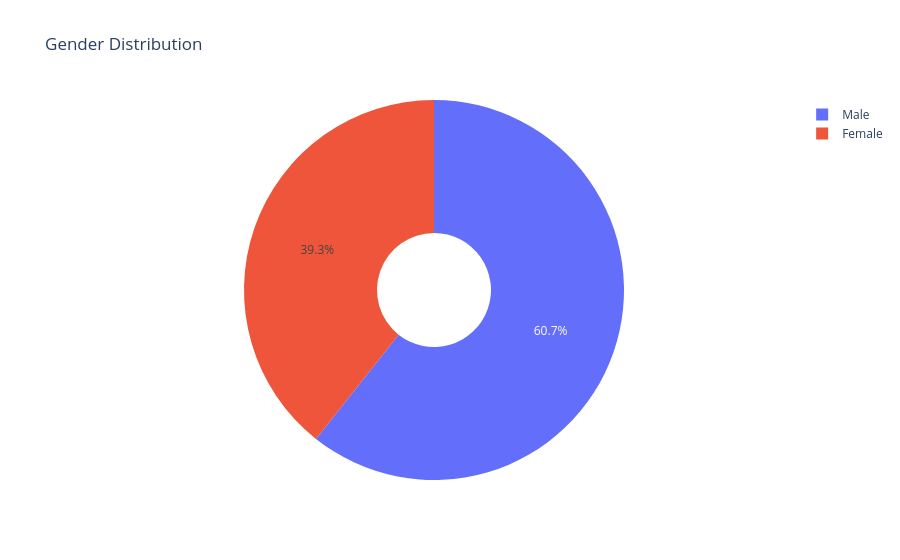

Notebook cell for this chart:
### Code cell
display(Markdown(output.gender.metadata.description))

gender_fig = px.pie(
    values=output.gender.data.y,
    names=output.gender.data.x,
    title=output.gender.metadata.title,
    hole=0.3,
)

gender_fig.show()

### Figure 1 — Plotly figure (JSON) as saved in the notebook; plotly's stock layout.template omitted (floating-point values rounded to 4 significant figures)
{"data": [{"domain": {"x": [0, 1], "y": [0, 1]}, "hole": 0.3, "hovertemplate": "label=%{label}<br>value=%{value}<extra></extra>", "labels": ["Female", "Male"], "legendgroup": "", "name": "", "showlegend": true, "type": "pie", "values": [223, 344]}], "layout": {"legend": {"tracegroupgap": 0}, "title": {"text": "Gender Distribution"}}}
